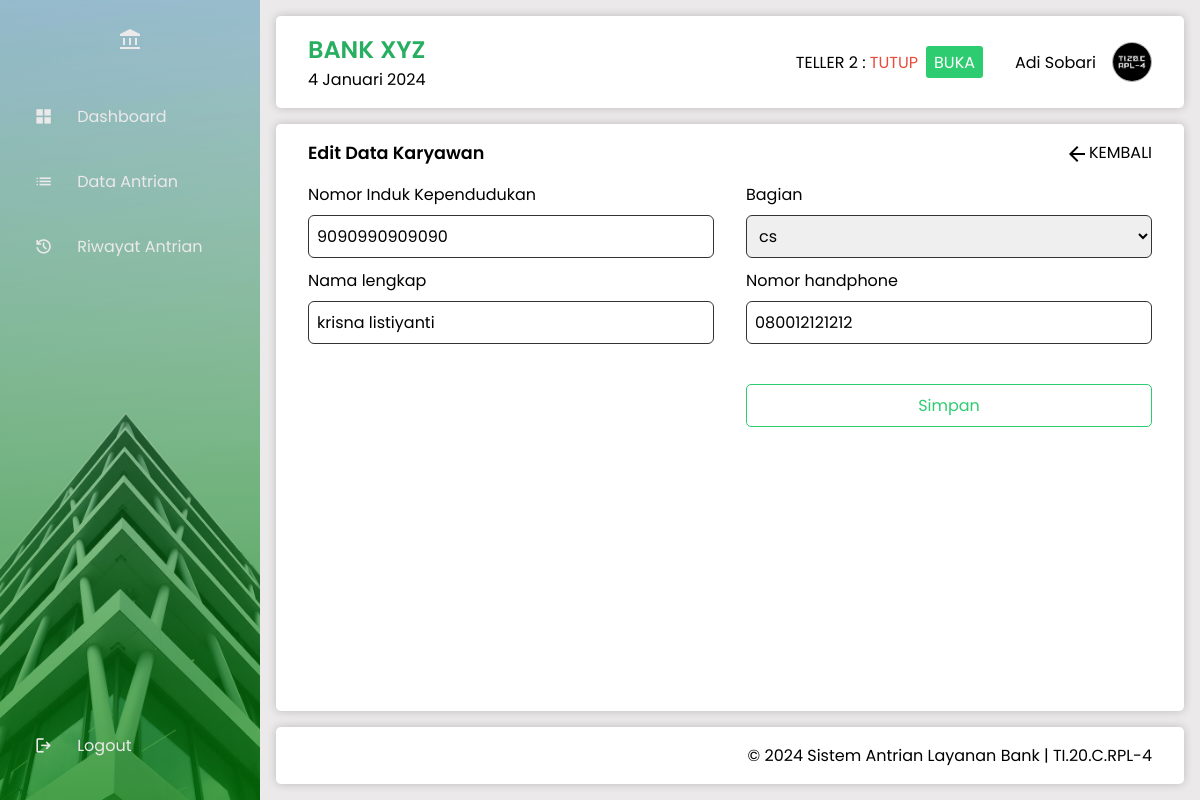
The app's page /data_karyawan/edit.php?id=6 (signed in) with its own data.
### tables this page shows
CREATE TABLE `loket` (
  `id_loket` int NOT NULL AUTO_INCREMENT,
  `kode_loket` varchar(20) NOT NULL,
  `nama_loket` varchar(60) NOT NULL,
  `status_loket` enum('aktif','tutup') NOT NULL DEFAULT 'tutup',
  `id_karyawan` int DEFAULT NULL,
  PRIMARY KEY (`id_loket`),
  KEY `id_karyawan` (`id_karyawan`),
  CONSTRAINT `loket_ibfk_1` FOREIGN KEY (`id_karyawan`) REFERENCES `karyawan` (`id_karyawan`)
);

CREATE TABLE `karyawan` (
  `id_karyawan` int NOT NULL AUTO_INCREMENT,
  `nik` varchar(16) NOT NULL,
  `nama` varchar(60) NOT NULL,
  `bagian` enum('teller','cs') NOT NULL,
  `no_hp` varchar(13) NOT NULL,
  `password` varchar(60) NOT NULL,
  `foto` varchar(120) NOT NULL,
  `role` varchar(8) NOT NULL DEFAULT 'karyawan',
  PRIMARY KEY (`id_karyawan`)
);

### _config.php (called while the page is built, shortened)
<?php
function base_url($url = null) {
    $base_url = "http://localhost/abank";
    if ($url != null) {
        return $base_url . "/" . $url;
    } else {
        return $base_url;
    }
}
function setActivePage($page)
{
    $current_page = $_SERVER['REQUEST_URI'];
    $active_class = '';
    return $active_class;
}
function tanggalIndonesia() {
    $bulanIndonesia = array(
        'Januari', 'Februari', 'Maret', 'April', 'Mei', 'Juni',
        'Juli', 'Agustus', 'September', 'Oktober', 'November', 'Desember'
    );
    $indexBulan = date('n') - 1;
    $tanggal = date('j') . ' ' . $bulanIndonesia[$indexBulan] . ' ' . date('Y');
    return $tanggal;
}
?>

### data_karyawan/edit.php (the view, shortened to what this page needs)
<?php
include '../header.php';
?>
    <main>
        <section class="form-section">
            <div class="form-info">
                <h2 class="form-title">Edit Data Karyawan</h2>
                <a href="index.php"><span class="material-symbols-outlined">arrow_back</span>KEMBALI</a>
            </div>
            <?php
            $id = @$_GET['id'];
            $sql_karyawan = mysqli_query($conn, "SELECT * FROM karyawan WHERE id_karyawan = '$id'") or die(mysqli_error($conn));
            $data = mysqli_fetch_array($sql_karyawan);
            $sql_role = mysqli_query($conn, "SELECT DISTINCT bagian FROM karyawan") or die(mysqli_error($conn));
            ?>
            <form action="proses.php" method="post">
                <div class="form-group">
                    <label for="nik">Nomor Induk Kependudukan</label>
                    <input type="text" id="nik" name="nik" value="<?= $data['nik'] ?>" required autofocus>
                    <label for="nama">Nama lengkap</label>
                    <input type="text" id="nama" name="nama" value="<?= $data['nama'] ?>" required>
                </div>
                <div class="form-group">
                    <label for="bagian">Bagian</label>
                    <select id="bagian" name="bagian" required>
                        <?php
                        while ($bagian = mysqli_fetch_assoc($sql_role)) {
                            $selected = ($data['bagian'] == $bagian['bagian']) ? 'selected' : '';
                            echo '<option value="' . $bagian['bagian'] . '" ' . $selected . '>' . $bagian['bagian'] . '</option>';
                        }
                        ?>
                    </select>
                    <label for="no_hp">Nomor handphone</label>
                    <input type="text" id="no_hp" name="no_hp" value="<?= $data['no_hp'] ?>" required>
                    <button class="success-btn mt" type="submit" name="edit">Simpan</button>
                </div>
            </form>
        </section>
    </main>
<?php
include '../footer.php';

### header.php (shortened to what this page needs)
<?php
include '_config.php';
$userRole = $_SESSION['user_role'];
$idKaryawan = $_SESSION['user_id'];
?>
<!DOCTYPE html>
<html lang="en">
<head>
    <link rel="stylesheet" href="<?= base_url('_assets/css/style.css'); ?>">
</head>
<body class="fade-out">
    <aside>
        <div class="logo">
            <span class="material-symbols-outlined">
            </span>
        </div>
        <ul class="menu">
            <li <?= setActivePage('dashboard'); ?>>
                <a href="<?= base_url('dashboard'); ?>">
                    <span class="material-symbols-outlined">
                    </span>
                    <span class="menu-item">Dashboard</span>
                </a>
            </li>
            <li <?= setActivePage('data_antrian'); ?>>
                <a href="<?= base_url('data_antrian'); ?>">
                    <span class="material-symbols-outlined">
                    </span>
                    <span class="menu-item">Data Antrian</span>
                </a>
            </li>
            <li <?= setActivePage('riwayat_antrian'); ?>>
                <a href="<?= base_url('riwayat_antrian'); ?>">
                    <span class="material-symbols-outlined">
                    </span>
                    <span class="menu-item">Riwayat Antrian</span>
                </a>
            </li>
            <li class="logout">
                <a href="<?= base_url('auth/logout.php'); ?>">
                    <span class="material-symbols-outlined">
                    </span>
                    <span class="menu-item">Logout</span>
                </a>
            </li>
        </ul>
    </aside>
    <div class="container">
        <header>
            <div class="header-title">
                <h1>BANK XYZ</h1>
                <span><?= tanggalIndonesia(); ?></span>
            </div>
            <div class="user-info">
                <?php
                if ($userRole === 'karyawan' && isset($idKaryawan)) {
                    $query = "SELECT id_loket, nama_loket, status_loket FROM loket WHERE id_karyawan = '$idKaryawan'";
                    $result = mysqli_query($conn, $query);
                    if ($result) {
                        $loketData = mysqli_fetch_assoc($result);
                        if ($loketData) {
                            $loketName = strtoupper($loketData['nama_loket']);
                            $loketStatus = $loketData['status_loket'];
                        ?>
                            <div class="loket-info">
                                <div class="user-log-loket">
                                    <span><?= $loketName . ' :'; ?></span>
                                    <span class="status-loket <?= $loketStatus === 'aktif' ? 'status-aktif' : 'status-tutup'; ?>">
                                        <?= strtoupper($loketStatus); ?>
                                    </span>
                                </div>
                                <div class="toggle-loket-status">
                                    <form method="post">
                                        <input type="submit" name="submit" value="<?= $loketStatus === 'aktif' ? 'TUTUP' : 'BUKA'; ?>" class="btn-status-loket <?= $loketStatus === 'aktif' ? 'warning-button' : 'success-button'; ?>">
                                    </form>
                                </div>
                            </div>
                            <?php
                        } else {
                            echo 'Data loket tidak ditemukan.';
                        }
                    } else {
                        echo 'Error: ' . mysqli_error($conn);
                    }
                }
                ?>
                <span class="user-log-name"><?= ucwords($_SESSION['user_nama']); ?></span>
                <img src="../_assets/image/photo/<?= $_SESSION['user_foto']; ?>" alt="photo">
            </div>
        </header>

### _assets/css/style.css (style rules this page uses)
* { margin: 0; padding: 0; border: 0; font-size: 100%; font: inherit; vertical-align: baseline; box-sizing: border-box; }
html { font-size: 16px; }
html, body, div, span, h1, h2, h3, h4, h5, h6, p, a, img, ul, ol, li, table, tr, th, td, form, input, button { margin: 0; padding: 0; border: 0; font: inherit; vertical-align: baseline; box-sizing: border-box; }
ul, ol, li { margin: 0; padding: 0; list-style: none; }
a { text-decoration: none; color: inherit; }
.fade-in { opacity: 1; transition: opacity 0.5s ease-in; }
:root { --primary-color: #2ecc71; --primary-color-2: rgba(0, 255, 21, 0.1); --secondary-color: #27ae60; --accent-color: #3498db; --background-color: #ebe9e9; --light-text-color: #ebe9e9; --text-color: #333; --link-color: #2980b9; --success-color: #16a085; --error-color: #e74c3c; --warning-color: #ff4500; }
.material-symbols-outlined { font-variation-settings: 'FILL' 1, 'wght' 400, 'GRAD' 0, 'opsz' 24 }
body { display: flex; width: 100vw; height: 100vh; font-family: "Poppins", sans-serif; font-size: 1rem; }
h1 { font-size: 1.5rem; font-weight: 600; color: var(--secondary-color); }
h2 { font-size: 1.1rem; font-weight: 600; }
aside { position: fixed; width: 90px; height: 100%; padding: 0 1rem; color: var(--light-text-color); overflow: hidden; transition: all .5s linear; background-image: url('../image/bg-sidebar.jpg'); background-size: cover; background-position: center; background-repeat: no-repeat; background-color: var(--primary-color); }
aside::after { content: ""; position: absolute; top: 0; left: 0; width: 100%; height: 100%; background: linear-gradient(to top, rgba(0, 128, 0, 0.7), rgba(0, 128, 0, 0)); }
.logo { display: flex; justify-content: center; align-items: center; color: var(--light-text-color); height: 80px; padding: 16px; }
.logo span { z-index: 99; }
.menu { height: 88%; position: relative; padding: 0; z-index: 99; }
.menu li { padding: 1rem; margin: 8px 0; border-radius: .3rem; transition: all .5s ease-in-out; }
.menu a { color: var(--light-text-color); font-size: 14px; display: flex; align-items: center; gap: 1.5rem; }
.menu a .menu-item { white-space: nowrap; font-size: 1rem; overflow: hidden; }
.menu a .material-symbols-outlined { font-size: 1.2rem; margin-left: 2px; }
.logout { position: absolute; bottom: 10px; left: 0; width: 100%; }
.container { display: grid; grid-template-rows: auto 1fr auto; height: 100vh; gap: 1rem; margin-left: 90px; transition: all .5s linear; background-color: var(--background-color); width: 100%; padding: 1rem; }
header, main, footer { padding: 1rem 2rem; }
header, main, footer { background-color: #fff; border-radius: .3rem; box-shadow: 0 0 10px rgba(0, 0, 0, 0.2); }
header { display: flex; justify-content: space-between; }
header .user-info { display: flex; align-items: center; gap: 1rem; }
.user-info .loket-info { display: flex; gap: .5rem; margin-right: 1rem; align-items: center; }
.loket-info .success-button { background-color: var(--primary-color); padding: .2rem .5rem; border-radius: 3px; cursor: pointer; color: #fff; }
header .user-info img { width: 40px; height: 40px; border-radius: 50%; border: 1px solid #adadad; }
.status-tutup { color: var(--error-color); }
.data-section, .form-section { display: flex; width: 100%; flex-direction: column; gap: 1rem; justify-content: space-between; }
.data-info, .form-info { display: flex; justify-content: space-between; align-items: center; }
form { display: flex; justify-content: space-between; gap: 2rem; }
.form-group { display: flex; flex-direction: column; width: 100%; }
label { display: block; margin-bottom: 8px; }
input[type="text"], input[type="password"], input[type="file"], input[type="date"], .form-radio, select { width: 100%; padding: 8px; margin-bottom: 10px; box-sizing: border-box; border: 1px solid var(--text-color); border-radius: 6px; }
select option:checked { background-color: #e0e0e0; }
.success-btn, .success-btn:link, .success-btn:visited { display: inline-block; padding: 8px; font-size: 16px; text-align: center; text-decoration: none; cursor: pointer; border: 1px solid var(--primary-color); border-radius: 5px; color: var(--primary-color); background-color: #fff; transition: background-color 0.3s, color 0.3s; }
.material-symbols-outlined { font-size: 24px; vertical-align: middle; }
.mt { margin-top: 1.9rem; }

### records on screen
loket: nama_loket "TELLER 2", status_loket "TUTUP", submit "BUKA"
karyawan: nik "9090990909090", nama "krisna listiyanti", no_hp "080012121212"

### other values on screen
tanggalIndonesia() "4 Januari 2024"
$_SESSION['user_nama'] "Adi Sobari"
form field bagian "cs"
